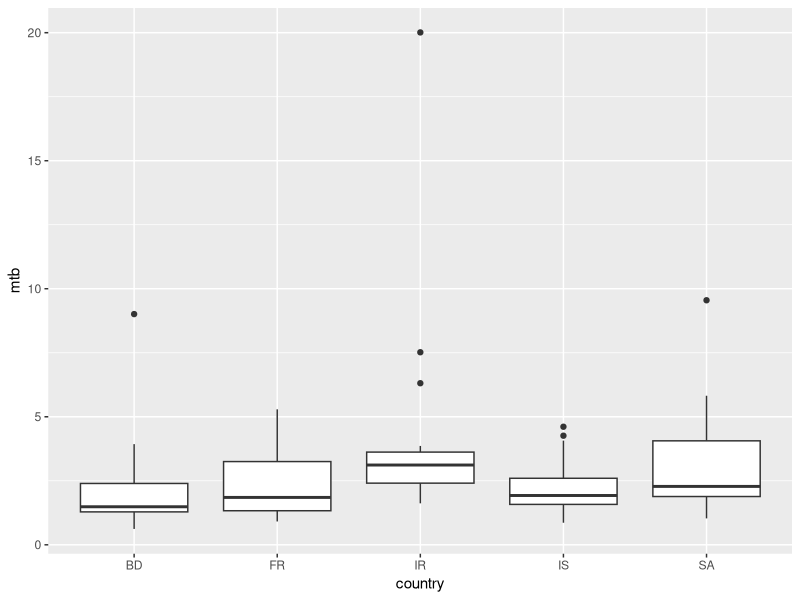
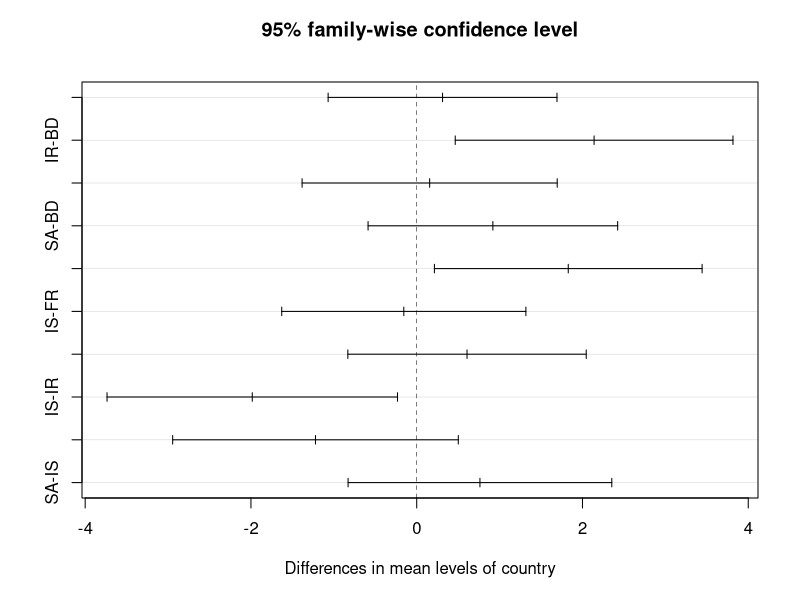

R code for these plots, in order:
## ---- chunk 1
knitr::opts_chunk$set(echo = TRUE, comment = "", fig.align = 'center', fig.height = 3, fig.width = 6, message = FALSE, warning = FALSE)
## ---- chunk 2
library(ggplot2)
library(dplyr)
## ---- chunk 3
# load data
companies <- read.delim("data/Companies.txt")
## ---- chunk 4
ggplot(companies) +
    geom_boxplot(aes(x = country, y = mtb))
## ---- chunk 5
m_mtb <- companies %>% 
    group_by(country) %>% 
    summarise(mean_mtb = mean(mtb, na.rm = TRUE),
              median_mtb = median(mtb, na.rm = TRUE))
m_mtb
## ---- chunk 6
m_mtb$ratio <- m_mtb$mean_mtb / m_mtb$median_mtb
m_mtb
## ---- chunk 7
v_mtb <- companies %>% 
    group_by(country) %>% 
    summarise(var_mtb = mean(mtb, na.rm = TRUE))
v_mtb
## ---- chunk 8
max(v_mtb$var_mtb) / min(v_mtb$var_mtb)
## ---- chunk 9
mtb_aov <- aov(mtb ~ country, data = companies)
anova(mtb_aov)
## ---- chunk 10
TukeyHSD(mtb_aov)
## ---- chunk 11
plot(TukeyHSD(mtb_aov))
## ---- chunk 12
mtb_kw <- kruskal.test(mtb ~ country, data = companies)
mtb_kw
## ---- chunk 13

